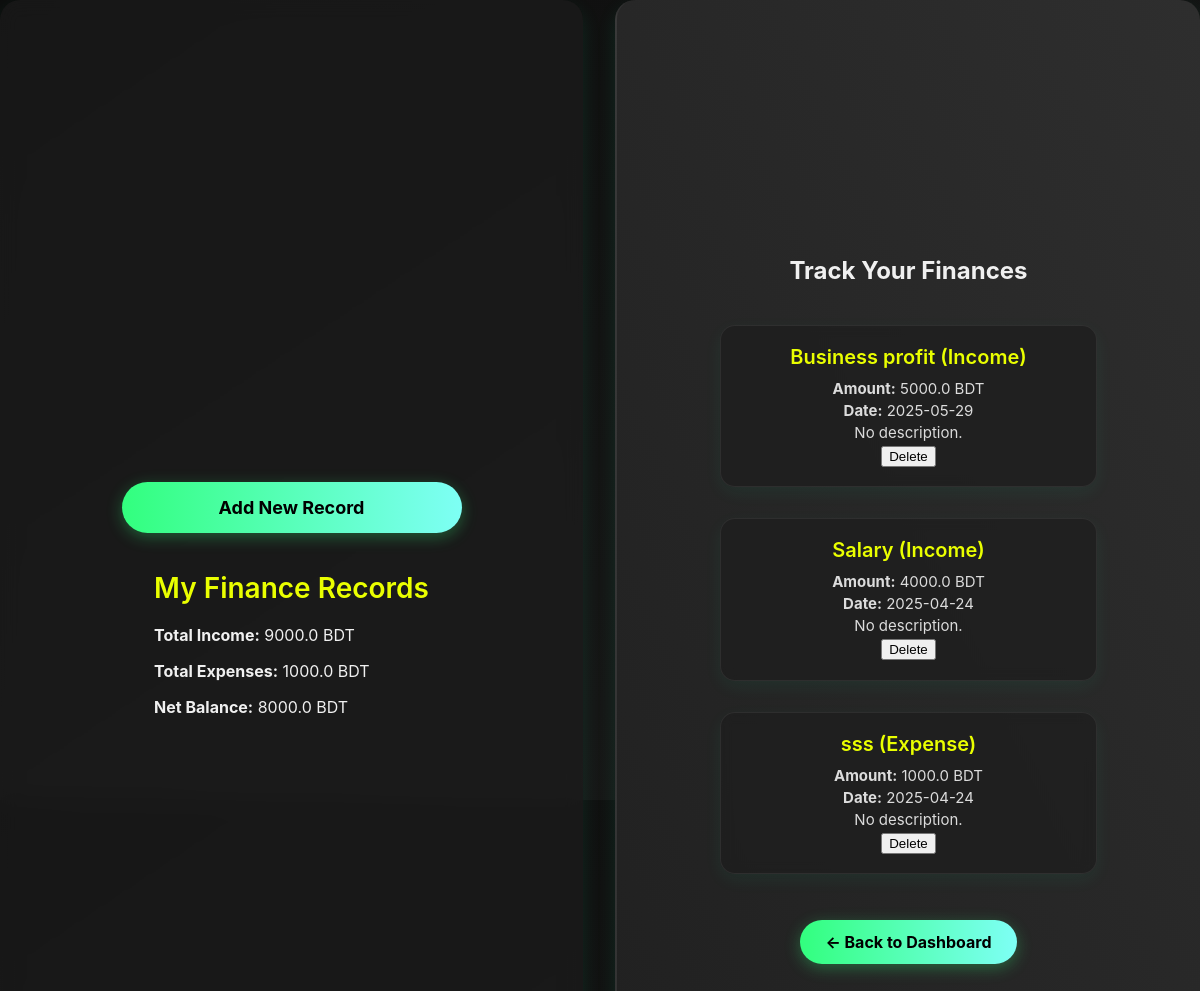
The app's page /finance/view (signed in), older data.
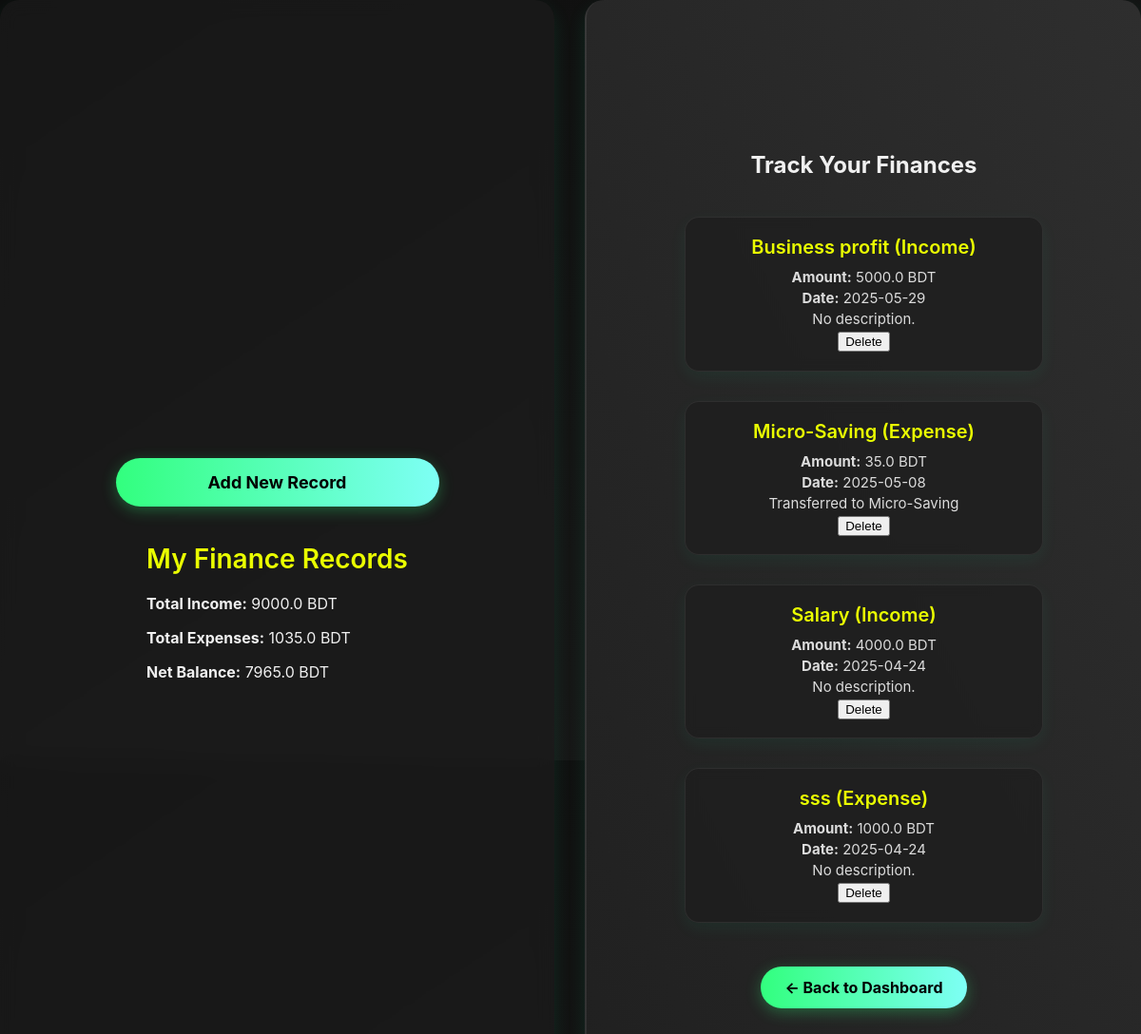
The same page, newer data.
### models/finance.py (models this page shows)
class FinanceRecord(db.Model):
    __tablename__ = 'finance'
    id = db.Column(db.Integer, primary_key=True)
    type = db.Column(db.String(10), nullable=False)  # 'income' or 'expense'
    category = db.Column(db.String(50), nullable=False)
    amount = db.Column(db.Float, nullable=False)
    date = db.Column(db.Date, default=date.today)
    description = db.Column(db.Text)
    user_id = db.Column(db.Integer, db.ForeignKey('user.id'), nullable=False)

### routes/finance.py (the view)
@finance_bp.route('/view')
@login_required
def view_finances():
    records = FinanceRecord.query.filter_by(user_id=current_user.id).order_by(FinanceRecord.date.desc()).all()
    total_income = sum(r.amount for r in records if r.type == 'income')
    total_expense = sum(r.amount for r in records if r.type == 'expense')
    net_balance = total_income - total_expense
    return render_template('finance/view_records.html', records=records,
                           total_income=total_income,
                           total_expense=total_expense,
                           net_balance=net_balance)

### app.py (called while the page is built)
@login_manager.user_loader
def load_user(user_id):
    return User.query.get(int(user_id))

### templates/finance/view_records.html (shortened to what this page needs)
<!DOCTYPE html>
<html lang="en">
<head>
    <link rel="stylesheet" href="{{ url_for('static', filename='css/styles.css') }}">
</head>
<body>
    <div class="container">
        <div class="left-panel">
            <a href="{{ url_for('finance.add_finance') }}" class="dashboard-btn">Add New Record</a>
            <div class="left-column">
                <h2>My Finance Records</h2>
                <p><strong>Total Income:</strong> {{ total_income }} BDT</p>
                <p><strong>Total Expenses:</strong> {{ total_expense }} BDT</p>
                <p><strong>Net Balance:</strong> {{ net_balance }} BDT</p>
            </div>
        </div>
        <div class="right-panel">
            <h2>Track Your Finances</h2>
            {% if records %}
                <div class="goal-list">
                    {% for r in records %}
                    <div class="goal-card">
                        <h3>{{ r.category }} ({{ r.type|capitalize }})</h3>
                        <p><strong>Amount:</strong> {{ r.amount }} BDT</p>
                        <p><strong>Date:</strong> {{ r.date }}</p>
                        <p>{{ r.description or 'No description.' }}</p>
                        <form method="POST" action="{{ url_for('finance.delete_finance', record_id=r.id) }}">
                            <button type="submit">Delete</button>
                        </form>
                    </div>
                    {% endfor %}
                </div>
                {% else %}
                <p>No finance records yet.</p>
                {% endif %}
                <a href="{{ url_for('main.dashboard') }}" class="back-dashboard-btn">← Back to Dashboard</a>
        </div>
    </div>
</body>
</html>

Row changes from the older to the newer data that the page shows:
added FinanceRecord: category "Micro-Saving", type "Expense", amount "35.0", date "2025-05-08", description "Transferred to Micro-Saving"
Text that changed along with them:
{{ total_expense }}: "1000.0" → "1035.0"
{{ net_balance }}: "8000.0" → "7965.0"
